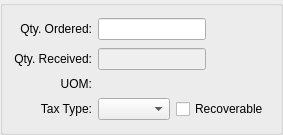
      <widget class="QGroupBox" name="_qtyGroup">
       <property name="title">
        <string/>
       </property>
       <layout class="QGridLayout" name="gridLayout_8">
        <item row="0" column="0">
         <layout class="QVBoxLayout" name="verticalLayout_2">
          <item>
           <layout class="QGridLayout" name="gridLayout_6">
            <item row="0" column="0">
             <widget class="QLabel" name="_orderedLit">
              <property name="minimumSize">
               <size>
                <width>0</width>
                <height>24</height>
               </size>
              </property>
              <property name="text">
               <string>Qty. Ordered:</string>
              </property>
              <property name="alignment">
               <set>Qt::AlignRight|Qt::AlignTrailing|Qt::AlignVCenter</set>
              </property>
              <property name="buddy">
               <cstring>_ordered</cstring>
              </property>
             </widget>
            </item>
            <item row="0" column="1">
             <layout class="QHBoxLayout" name="horizontalLayout_2">
              <item>
               <widget class="XLineEdit" name="_ordered">
                <property name="sizePolicy">
                 <sizepolicy hsizetype="Preferred" vsizetype="Fixed">
                  <horstretch>0</horstretch>
                  <verstretch>0</verstretch>
                 </sizepolicy>
                </property>
                <property name="alignment">
                 <set>Qt::AlignRight</set>
                </property>
               </widget>
              </item>
              <item>
               <spacer name="horizontalSpacer_4">
                <property name="orientation">
                 <enum>Qt::Horizontal</enum>
                </property>
                <property name="sizeHint" stdset="0">
                 <size>
                  <width>0</width>
                  <height>20</height>
                 </size>
                </property>
               </spacer>
              </item>
             </layout>
            </item>
            <item row="1" column="0">
             <widget class="QLabel" name="_receivedLit">
              <property name="minimumSize">
               <size>
                <width>0</width>
                <height>24</height>
               </size>
              </property>
              <property name="text">
               <string>Qty. Received:</string>
              </property>
              <property name="alignment">
               <set>Qt::AlignRight|Qt::AlignTrailing|Qt::AlignVCenter</set>
              </property>
             </widget>
            </item>
            <item row="1" column="1">
             <layout class="QHBoxLayout" name="horizontalLayout_3">
              <item>
               <widget class="XLineEdit" name="_received">
                <property name="enabled">
                 <bool>false</bool>
                </property>
                <property name="alignment">
                 <set>Qt::AlignRight|Qt::AlignTrailing|Qt::AlignVCenter</set>
                </property>
               </widget>
              </item>
              <item>
               <spacer name="horizontalSpacer_5">
                <property name="orientation">
                 <enum>Qt::Horizontal</enum>
                </property>
                <property name="sizeHint" stdset="0">
                 <size>
                  <width>0</width>
                  <height>20</height>
                 </size>
                </property>
               </spacer>
              </item>
             </layout>
            </item>
            <item row="2" column="0">
             <widget class="QLabel" name="_uomLit">
              <property name="text">
               <string>UOM:</string>
              </property>
              <property name="alignment">
               <set>Qt::AlignRight|Qt::AlignTrailing|Qt::AlignVCenter</set>
              </property>
             </widget>
            </item>
            <item row="2" column="1">
             <widget class="QLabel" name="_uom">
              <property name="enabled">
               <bool>false</bool>
              </property>
              <property name="minimumSize">
               <size>
                <width>80</width>
                <height>0</height>
               </size>
              </property>
              <property name="text">
               <string/>
              </property>
              <property name="alignment">
               <set>Qt::AlignLeading|Qt::AlignLeft|Qt::AlignVCenter</set>
              </property>
             </widget>
            </item>
            <item row="3" column="0">
             <widget class="QLabel" name="_taxtypeLit">
              <property name="minimumSize">
               <size>
                <width>0</width>
                <height>24</height>
               </size>
              </property>
              <property name="text">
               <string>Tax Type:</string>
              </property>
              <property name="alignment">
               <set>Qt::AlignRight|Qt::AlignTrailing|Qt::AlignVCenter</set>
              </property>
             </widget>
            </item>
            <item row="3" column="1">
             <layout class="QHBoxLayout" name="horizontalLayout">
              <item>
               <widget class="XComboBox" name="_taxtype">
                <property name="enabled">
                 <bool>true</bool>
                </property>
                <property name="allowNull">
                 <bool>true</bool>
                </property>
                <property name="nullStr">
                 <string>None</string>
                </property>
                <property name="type">
                 <enum>XComboBox::TaxTypes</enum>
                </property>
               </widget>
              </item>
              <item>
               <spacer name="horizontalSpacer_2">
                <property name="orientation">
                 <enum>Qt::Horizontal</enum>
                </property>
                <property name="sizeHint" stdset="0">
                 <size>
                  <width>0</width>
                  <height>20</height>
                 </size>
                </property>
               </spacer>
              </item>
              <item>
               <widget class="XCheckBox" name="_taxRecoverable">
                <property name="text">
                 <string>Recoverable</string>
                </property>
                <property name="forgetful">
                 <bool>true</bool>
                </property>
               </widget>
              </item>
             </layout>
            </item>
           </layout>
          </item>
          <item>
           <spacer name="verticalSpacer_2">
            <property name="orientation">
             <enum>Qt::Vertical</enum>
            </property>
            <property name="sizeHint" stdset="0">
             <size>
              <width>20</width>
              <height>0</height>
             </size>
            </property>
           </spacer>
          </item>
         </layout>
        </item>
       </layout>
      </widget>
